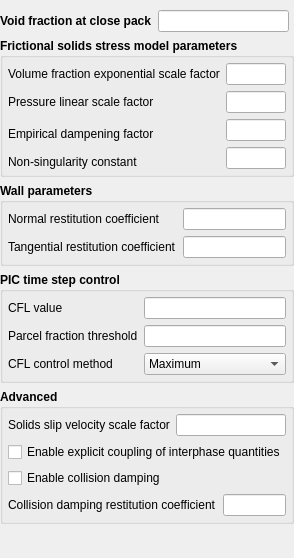
         <widget class="QWidget" name="frame_pic">
          <property name="geometry">
           <rect>
            <x>0</x>
            <y>0</y>
            <width>287</width>
            <height>558</height>
           </rect>
          </property>
          <property name="styleSheet">
           <string notr="true">QWidget#frame_pic{
background-color:white;
}</string>
          </property>
          <layout class="QVBoxLayout" name="verticalLayout_4">
           <property name="leftMargin">
            <number>0</number>
           </property>
           <property name="topMargin">
            <number>10</number>
           </property>
           <property name="rightMargin">
            <number>0</number>
           </property>
           <property name="bottomMargin">
            <number>0</number>
           </property>
           <item>
            <layout class="QHBoxLayout" name="horizontalLayout_14">
             <property name="rightMargin">
              <number>5</number>
             </property>
             <item>
              <widget class="QLabel" name="label_des_epg_clip">
               <property name="font">
                <font>
                 <weight>75</weight>
                 <bold>true</bold>
                </font>
               </property>
               <property name="text">
                <string>Void fraction at close pack</string>
               </property>
              </widget>
             </item>
             <item>
              <widget class="LineEdit" name="lineedit_keyword_des_epg_clip"/>
             </item>
            </layout>
           </item>
           <item>
            <widget class="QGroupBox" name="groupbox_param_pic">
             <property name="font">
              <font>
               <weight>75</weight>
               <bold>true</bold>
              </font>
             </property>
             <property name="title">
              <string>Frictional solids stress model parameters</string>
             </property>
             <property name="flat">
              <bool>true</bool>
             </property>
             <layout class="QGridLayout" name="gridLayout_19">
              <property name="leftMargin">
               <number>5</number>
              </property>
              <property name="topMargin">
               <number>5</number>
              </property>
              <property name="rightMargin">
               <number>5</number>
              </property>
              <property name="bottomMargin">
               <number>5</number>
              </property>
              <item row="0" column="0">
               <widget class="QLabel" name="label_fric_exp_pic">
                <property name="font">
                 <font>
                  <weight>50</weight>
                  <bold>false</bold>
                 </font>
                </property>
                <property name="text">
                 <string>Volume fraction exponential scale factor</string>
                </property>
               </widget>
              </item>
              <item row="0" column="1">
               <widget class="LineEdit" name="lineedit_keyword_fric_exp_pic">
                <property name="font">
                 <font>
                  <weight>50</weight>
                  <bold>false</bold>
                 </font>
                </property>
               </widget>
              </item>
              <item row="1" column="0">
               <widget class="QLabel" name="label_psfac_fric_pic">
                <property name="font">
                 <font>
                  <weight>50</weight>
                  <bold>false</bold>
                 </font>
                </property>
                <property name="text">
                 <string>Pressure linear scale factor</string>
                </property>
               </widget>
              </item>
              <item row="1" column="1">
               <widget class="LineEdit" name="lineedit_keyword_psfac_fric_pic">
                <property name="font">
                 <font>
                  <weight>50</weight>
                  <bold>false</bold>
                 </font>
                </property>
               </widget>
              </item>
              <item row="2" column="0" rowspan="2">
               <widget class="QLabel" name="label_mppic_coeff_en1">
                <property name="font">
                 <font>
                  <weight>50</weight>
                  <bold>false</bold>
                 </font>
                </property>
                <property name="text">
                 <string>Empirical dampening factor</string>
                </property>
               </widget>
              </item>
              <item row="2" column="1">
               <widget class="LineEdit" name="lineedit_keyword_mppic_coeff_en1">
                <property name="font">
                 <font>
                  <weight>50</weight>
                  <bold>false</bold>
                 </font>
                </property>
               </widget>
              </item>
              <item row="3" column="1" rowspan="2">
               <widget class="LineEdit" name="lineedit_keyword_fric_non_sing_fac">
                <property name="font">
                 <font>
                  <weight>50</weight>
                  <bold>false</bold>
                 </font>
                </property>
               </widget>
              </item>
              <item row="4" column="0">
               <widget class="QLabel" name="label_fric_non_sing_fac">
                <property name="font">
                 <font>
                  <weight>50</weight>
                  <bold>false</bold>
                 </font>
                </property>
                <property name="text">
                 <string>Non-singularity constant</string>
                </property>
               </widget>
              </item>
             </layout>
            </widget>
           </item>
           <item>
            <widget class="QGroupBox" name="groupbox_wall_pic">
             <property name="font">
              <font>
               <weight>75</weight>
               <bold>true</bold>
              </font>
             </property>
             <property name="title">
              <string>Wall parameters</string>
             </property>
             <property name="flat">
              <bool>true</bool>
             </property>
             <layout class="QGridLayout" name="gridLayout_20">
              <property name="leftMargin">
               <number>5</number>
              </property>
              <property name="topMargin">
               <number>5</number>
              </property>
              <property name="rightMargin">
               <number>5</number>
              </property>
              <property name="bottomMargin">
               <number>5</number>
              </property>
              <item row="1" column="1">
               <widget class="LineEdit" name="lineedit_keyword_mppic_coeff_et_wall">
                <property name="font">
                 <font>
                  <weight>50</weight>
                  <bold>false</bold>
                 </font>
                </property>
               </widget>
              </item>
              <item row="0" column="0">
               <widget class="QLabel" name="label_mppic_coeff_en_wall">
                <property name="font">
                 <font>
                  <weight>50</weight>
                  <bold>false</bold>
                 </font>
                </property>
                <property name="text">
                 <string>Normal restitution coefficient</string>
                </property>
               </widget>
              </item>
              <item row="1" column="0">
               <widget class="QLabel" name="label_mppic_coeff_et_wall">
                <property name="font">
                 <font>
                  <weight>50</weight>
                  <bold>false</bold>
                 </font>
                </property>
                <property name="text">
                 <string>Tangential restitution coefficient</string>
                </property>
               </widget>
              </item>
              <item row="0" column="1">
               <widget class="LineEdit" name="lineedit_keyword_mppic_coeff_en_wall">
                <property name="font">
                 <font>
                  <weight>50</weight>
                  <bold>false</bold>
                 </font>
                </property>
               </widget>
              </item>
             </layout>
            </widget>
           </item>
           <item>
            <widget class="QGroupBox" name="groupbox_pic_timestep">
             <property name="font">
              <font>
               <weight>75</weight>
               <bold>true</bold>
              </font>
             </property>
             <property name="title">
              <string>PIC time step control</string>
             </property>
             <property name="flat">
              <bool>true</bool>
             </property>
             <layout class="QGridLayout" name="gridLayout_16">
              <property name="leftMargin">
               <number>5</number>
              </property>
              <property name="topMargin">
               <number>5</number>
              </property>
              <property name="rightMargin">
               <number>5</number>
              </property>
              <property name="bottomMargin">
               <number>5</number>
              </property>
              <item row="1" column="0">
               <widget class="QLabel" name="label_pic_cfl_parcel_fraction">
                <property name="text">
                 <string>Parcel fraction threshold</string>
                </property>
               </widget>
              </item>
              <item row="1" column="1">
               <widget class="LineEdit" name="lineedit_keyword_pic_cfl_parcel_fraction"/>
              </item>
              <item row="0" column="1">
               <widget class="LineEdit" name="lineedit_keyword_pic_cfl"/>
              </item>
              <item row="0" column="0">
               <widget class="QLabel" name="label_pic_cfl">
                <property name="text">
                 <string>CFL value</string>
                </property>
               </widget>
              </item>
              <item row="2" column="1">
               <widget class="QComboBox" name="combobox_pic_cfl_control">
                <item>
                 <property name="text">
                  <string>Maximum</string>
                 </property>
                </item>
                <item>
                 <property name="text">
                  <string>Average</string>
                 </property>
                </item>
               </widget>
              </item>
              <item row="2" column="0">
               <widget class="QLabel" name="label_pic_cfl_control">
                <property name="text">
                 <string>CFL control method</string>
                </property>
               </widget>
              </item>
             </layout>
            </widget>
           </item>
           <item>
            <widget class="QGroupBox" name="groupbox_pic_advanced">
             <property name="font">
              <font>
               <weight>75</weight>
               <bold>true</bold>
              </font>
             </property>
             <property name="title">
              <string>Advanced</string>
             </property>
             <property name="flat">
              <bool>true</bool>
             </property>
             <layout class="QVBoxLayout" name="verticalLayout_6">
              <property name="leftMargin">
               <number>5</number>
              </property>
              <property name="topMargin">
               <number>5</number>
              </property>
              <property name="rightMargin">
               <number>5</number>
              </property>
              <property name="bottomMargin">
               <number>5</number>
              </property>
              <item>
               <layout class="QHBoxLayout" name="horizontalLayout_24">
                <item>
                 <widget class="QLabel" name="label_mppic_velfac_coeff">
                  <property name="font">
                   <font>
                    <weight>50</weight>
                    <bold>false</bold>
                   </font>
                  </property>
                  <property name="text">
                   <string>Solids slip velocity scale factor</string>
                  </property>
                 </widget>
                </item>
                <item>
                 <widget class="LineEdit" name="lineedit_keyword_mppic_velfac_coeff">
                  <property name="font">
                   <font>
                    <weight>50</weight>
                    <bold>false</bold>
                   </font>
                  </property>
                 </widget>
                </item>
               </layout>
              </item>
              <item>
               <widget class="CheckBox" name="checkbox_keyword_des_explicitly_coupled_2">
                <property name="font">
                 <font>
                  <weight>50</weight>
                  <bold>false</bold>
                 </font>
                </property>
                <property name="text">
                 <string>Enable explicit coupling of interphase quantities</string>
                </property>
               </widget>
              </item>
              <item>
               <widget class="CheckBox" name="checkbox_keyword_pic_collision_damping">
                <property name="text">
                 <string>Enable collision damping</string>
                </property>
               </widget>
              </item>
              <item>
               <layout class="QHBoxLayout" name="horizontalLayout_25">
                <item>
                 <widget class="QLabel" name="label_pic_cd_e">
                  <property name="text">
                   <string>Collision damping restitution coefficient</string>
                  </property>
                 </widget>
                </item>
                <item>
                 <widget class="LineEdit" name="lineedit_keyword_pic_cd_e"/>
                </item>
               </layout>
              </item>
             </layout>
            </widget>
           </item>
           <item>
            <spacer name="verticalSpacer">
             <property name="orientation">
              <enum>Qt::Vertical</enum>
             </property>
             <property name="sizeHint" stdset="0">
              <size>
               <width>20</width>
               <height>40</height>
              </size>
             </property>
            </spacer>
           </item>
          </layout>
         </widget>
